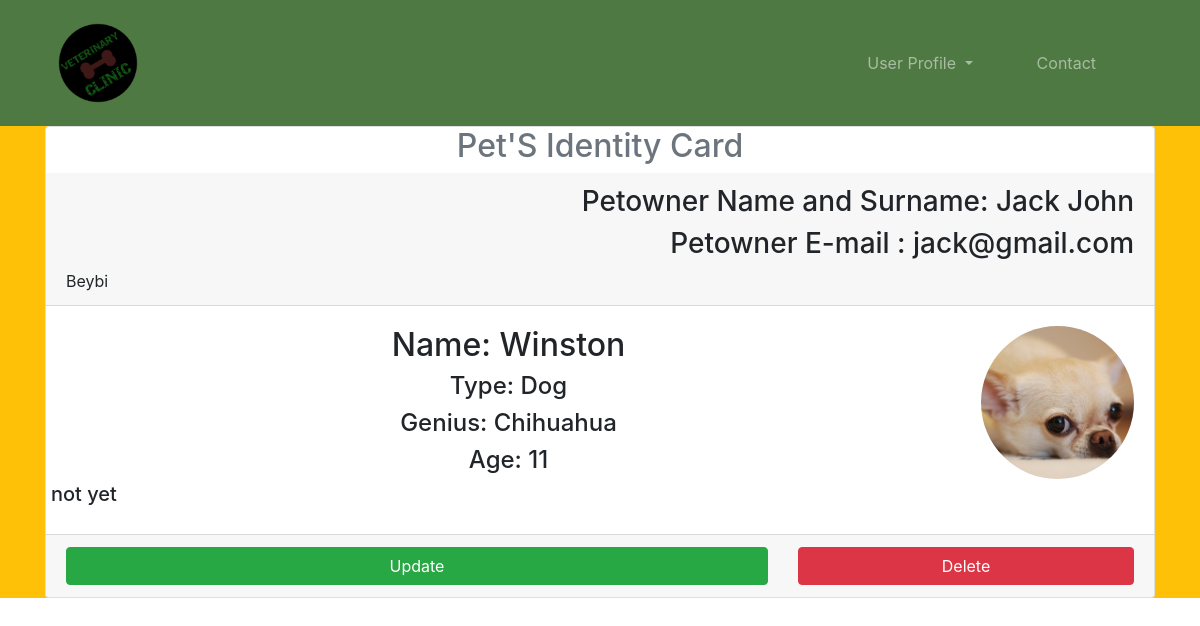
The app's page /pet/detail/26 with its own data.
### pet/models.py (models this page shows)
class Pet(models.Model):
    petowner = models.ForeignKey("auth.user", on_delete=models.CASCADE)
    image = models.FileField(null=True, blank=True, verbose_name="Image")
    type = models.CharField(max_length=20, verbose_name="Type")
    genius = models.CharField(max_length=20, verbose_name="Genius")
    name = models.CharField(max_length=20, verbose_name="Name")
    age = models.CharField(max_length=4, verbose_name="Age")
    explanation = models.TextField(verbose_name="Explanation")
    created_date = models.DateField(auto_now_add=True, verbose_name="Created Date")

### pet/views.py (the view)
# urls.py: path('detail/<int:id>', views.detail, name='detail'),
def detail(request,id):
    pet = get_object_or_404(Pet, id=id)
    return render(request, "detail.html", {"pet":pet})

### templates/detail.html (shortened to what this page needs)
{% extends "base.html" %}
{% block body %}
    <header class="container-fluid bg-warning">
        <div class="container">
            <div class="card">
                <h2 class="text-center text-muted">Pet'S Identity Card</h2>
                <div class="card-header">
                    <h3 class="text-right">Petowner Name and Surname: {{pet.petowner.first_name}} {{pet.petowner.last_name}}</h3>
                    <h3 class="text-right">Petowner E-mail : {{pet.petowner.email}}</h3>{{pet.petowner}}
                </div>
                <div class="card-body">
                     <div class="row">
                        <div class="col-md-6 col-lg-10 text-center">
                            <h2>Name: {{pet.name}}</h2>
                            <h4>Type: {{pet.type}}</h4>
                            <h4>Genius: {{pet.genius}}</h4>
                            <h4>Age: {{pet.age}}</h4>
                        </div>
                        {% if pet.image %}
                        <div class="col-md-6 col-lg-2">
                            <img src="{{pet.image.url}}" class="img-fluid rounded-circle">
                        </div>
                        {% endif %}
                    </div>
                    <div class="row">
                        <h5>{{pet.explanation}}</h5>
                    </div>
                </div>
                <div class="card-footer">
                    <div class="row">
                        <div class="col-8">
                            <a class="btn btn-success d-block w-100" href="/pet/update/{{pet.id}}">Update</a>
                        </div>
                        <div class="col-4">
                            <a class="btn btn-danger d-block w-100" href="/pet/delete/{{pet.id}}">Delete</a>
                        </div>
                    </div>
                </div>
            </div>
        </div>
    </header>
{% endblock %}

### static/css/style.css (style rules this page uses)
body { margin: 0 !important; padding: 0 !important; }

### records on screen
Pet: petowner.first_name "Jack", petowner.last_name "John", petowner.email "jack@gmail.com", petowner "Beybi", name "Winston", type "Dog", genius "Chihuahua", age "11", image (picture), explanation "not yet"
